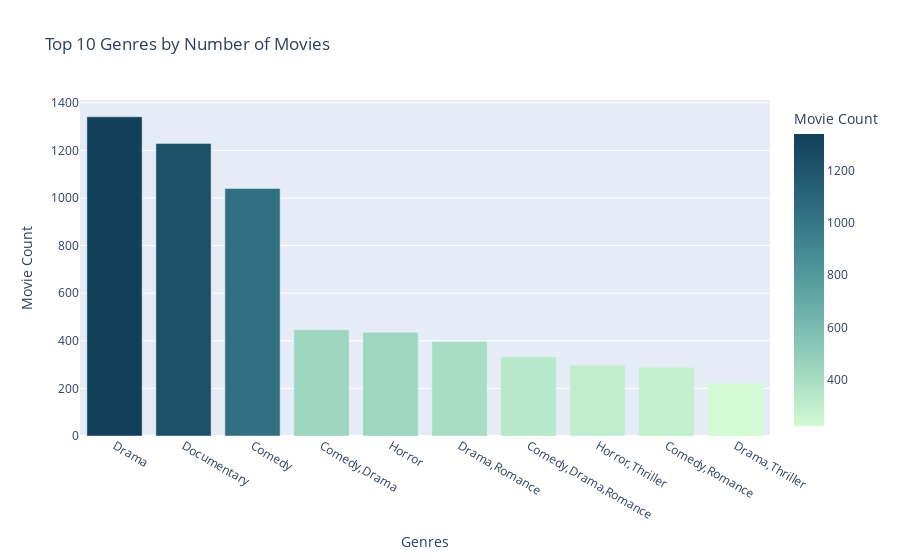

Notebook code cell kept with this figure:
### Markdown cell above
### Top genres by count

### Code cell
gen_count = data.groupby('Genres')['Title'].count()
gen_movie = data.groupby('Genres')[['Netflix','Hulu','Prime Video','Disney+']].sum()
gen_data = pd.concat([gen_count,gen_movie],axis=1).reset_index().rename(columns={'Title':'Movie Count'})
gen_data = gen_data.sort_values('Movie Count',ascending=False)[:10]

fig = px.bar(gen_data,
             x = 'Genres',
             y = 'Movie Count',
             color = 'Movie Count',
             color_continuous_scale = 'Darkmint',
             title = 'Top 10 Genres by Number of Movies'
            )

fig.show()

### Figure 1 — Plotly figure (JSON) as saved in the notebook; plotly's stock layout.template omitted (floating-point values rounded to 4 significant figures)
{"data": [{"alignmentgroup": "True", "hovertemplate": "Genres=%{x}<br>Movie Count=%{marker.color}<extra></extra>", "legendgroup": "", "marker": {"color": [1341, 1229, 1040, 446, 436, 397, 333, 297, 289, 222], "coloraxis": "coloraxis"}, "name": "", "offsetgroup": "", "orientation": "v", "showlegend": false, "textposition": "auto", "type": "bar", "x": ["Drama", "Documentary", "Comedy", "Comedy,Drama", "Horror", "Drama,Romance", "Comedy,Drama,Romance", "Horror,Thriller", "Comedy,Romance", "Drama,Thriller"], "xaxis": "x", "y": [1341, 1229, 1040, 446, 436, 397, 333, 297, 289, 222], "yaxis": "y"}], "layout": {"barmode": "relative", "coloraxis": {"colorbar": {"title": {"text": "Movie Count"}}, "colorscale": [[0, "rgb(210, 251, 212)"], [0.1667, "rgb(165, 219, 194)"], [0.3333, "rgb(123, 188, 176)"], [0.5, "rgb(85, 156, 158)"], [0.6667, "rgb(58, 124, 137)"], [0.8333, "rgb(35, 93, 114)"], [1, "rgb(18, 63, 90)"]]}, "legend": {"tracegroupgap": 0}, "title": {"text": "Top 10 Genres by Number of Movies"}, "xaxis": {"anchor": "y", "domain": [0, 1], "title": {"text": "Genres"}}, "yaxis": {"anchor": "x", "domain": [0, 1], "title": {"text": "Movie Count"}}}}
